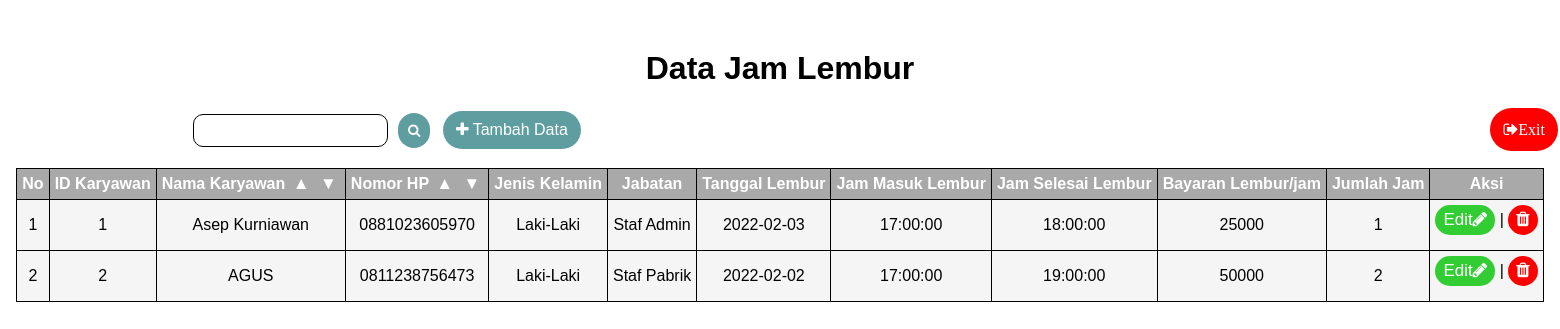
The app's page /index.php (signed in) with its own data.
### tables this page shows
CREATE TABLE `transaksi` (
  `id_transaksi` int(11) NOT NULL,
  `id_karyawan` int(11) NOT NULL,
  `id_jabatan` int(11) NOT NULL,
  `jumlah_jam` int(13) NOT NULL
);

CREATE TABLE `karyawan` (
  `id_karyawan` int(11) NOT NULL,
  `nama_karyawan` varchar(100) NOT NULL,
  `jenis_kelamin` enum('Laki-Laki','Perempuan') NOT NULL,
  `no_hp` char(13) NOT NULL,
  `tgl_lembur` date NOT NULL,
  `jam_masuk` time NOT NULL,
  `jam_selesai` time NOT NULL
);

CREATE TABLE `lembur` (
  `id_jabatan` int(11) NOT NULL,
  `nama_jabatan` enum('Staf Admin','Staf Pabrik','Satpam') NOT NULL,
  `bayaran` int(11) NOT NULL
);

### index.php (called while the page is built, shortened)
<?php
    include 'lib/library.php';
    $sql = 'SELECT *, CASE WHEN transaksi.id_jabatan = 1 THEN transaksi.jumlah_jam *25000 when transaksi.id_jabatan = 2 THEN transaksi.jumlah_jam * 50000 WHEN transaksi.id_jabatan = 3 THEN transaksi.jumlah_jam *35000 END AS jumlah FROM karyawan, lembur, transaksi WHERE karyawan.id_karyawan=transaksi.id_karyawan AND lembur.id_jabatan=transaksi.id_jabatan';
    $search= @$_GET['search'];
    $listlembur = $mysqli->query($sql);
    include 'views/v_indeks.php';
?>

### views/v_indeks.php (the view, shortened to what this page needs)
<!DOCTYPE html>
<html lang="en">
<head>
    <link rel="stylesheet" href="https://maxcdn.bootstrapcdn.com/font-awesome/4.5.0/css/font-awesome.min.css">
</head>
<body>
    <h1>Data Jam Lembur</h1>
    <table border="1">
    <thead>
    <tr>
            <th>No</th>
            <th>ID Karyawan</th>
            <th>Nama Karyawan
            <a href="index.php?sort=nama_karyawan&order=asc">▲</a>
            <a href="index.php?sort=nama_karyawan&order=desc">▼</a>
            </th>
            <th>Nomor HP
            <a href="index.php?sort=no_hp&order=asc">▲</a>
            <a href="index.php?sort=no_hp&order=desc">▼</a>
            </th>
            <th>Jenis Kelamin</th>
            <th>Jabatan</th>
            <th>Tanggal Lembur</th>
            <TH>Jam Masuk Lembur</TH>
            <th>Jam Selesai Lembur</th>
            <th>Bayaran Lembur/jam</th>
            <th>Jumlah Jam</th>
            <th>Aksi</th>
        </tr>
    </thead>
    <tbody>
    <?php
        $i = 1;
        while($lembur = $listlembur -> fetch_array())
        {
        ?>
        <tr>
            <td><?= $i++?></td>
            <td><?= $lembur['id_karyawan']?></td>
            <td><?= $lembur['nama_karyawan']?></td>
            <td><?= $lembur['no_hp']?></td>
            <td><?= $lembur['jenis_kelamin']?></td>
            <td><?= $lembur['nama_jabatan']?></td>
            <td><?= $lembur['tgl_lembur']?></td>
            <td><?= $lembur['jam_masuk']?></td>
            <td><?= $lembur['jam_selesai']?></td>
            <td><?= $lembur['bayaran']?></td>
            <td><?= $lembur['jumlah_jam']?></td>
            <td><button class="edit"><a href="edit.php?id_karyawan=<?= $lembur['id_karyawan'] ?>">Edit<i class="fa fa-pencil"></i></a></button> |
                <button class="hapus"><a href="delete.php?id_karyawan=<?= $lembur['id_karyawan'] ?>" onclick="return confirm('Apakah anda yakin ingin menghapus data ini?')"><i class="fa fa-trash"></i></a></button>
            </td>
        </tr>
        <?php } ?>
        <form action="index.php" method="get" class="kk">
            <input class="cari "type="text" name="search" value="<?= @$search ?>">
            <button class="huruf1" type="submit"><i class="fa fa-search" aria-hidden="true"></i></button>
        </form>
        <button class="out" onclick="return confirm('Apakah anda yakin ingin Log Out !!')"><a href="logout.php" class="kata"><i class="fa fa-sign-out" aria-hidden="true" >Exit</i></a></button>
        <button class="tambah"><a href="tambah.php" type="button" class="huruf">
        <i class="fa fa-plus"></i>
            Tambah Data
        </a>
        </button>
    </tbody>
    </table>
</body>
</html>

### views/v_indeks.php (style rules this page uses)
h1, h4 { font-family: sans-serif; text-align: center; margin-top: 50px; }
table { font-family: sans-serif; border-collapse: collapse; border-color: black; margin-right: auto; margin-left: auto; }
th, td { padding: 5px; }
th { text-align:center; background-color: darkgrey; color: white; }
td { background-color: whitesmoke; text-align:center; }
a { text-decoration: none; font-size:17px; margin: 3px; color: white; }
button { margin-bottom: 10px; background-color: cadetblue; border: none; padding: 10px; border-radius: 30px; }
.edit { padding: 5px; background-color: limegreen; }
.hapus { padding: 5px; background-color: red; }
.huruf { font-size: 10px; }
.tambah { margin-left: -75px; padding: px; }
.huruf { font-size: 16px; }
.huruf1 { color: white; border-radius: 20px; margin-left: 10px; margin-bottom:20px; }
.out { padding:10px; margin-left: 20px; position: relative; left: 130vh; height: 43px; background-color: red; }
.kata { font-size: 16px; height: 50px; }
.cari { margin-bottom: 10px; margin-left: 185px; border: none; padding: 8px; border-radius: 10px; border: 1px solid black }

### records on screen
transaksi: id_karyawan "1", id_karyawan.nama_karyawan "Asep Kurniawan", id_karyawan.no_hp "0881023605970", id_karyawan.jenis_kelamin "Laki-Laki", id_jabatan.nama_jabatan "Staf Admin", id_karyawan.tgl_lembur "2022-02-03", id_karyawan.jam_masuk "17:00:00", id_karyawan.jam_selesai "18:00:00", id_jabatan.bayaran "25000", jumlah_jam "1"
transaksi: id_karyawan "2", id_karyawan.nama_karyawan "AGUS", id_karyawan.no_hp "0811238756473", id_karyawan.jenis_kelamin "Laki-Laki", id_jabatan.nama_jabatan "Staf Pabrik", id_karyawan.tgl_lembur "2022-02-02", id_karyawan.jam_masuk "17:00:00", id_karyawan.jam_selesai "19:00:00", id_jabatan.bayaran "50000", jumlah_jam "2"
